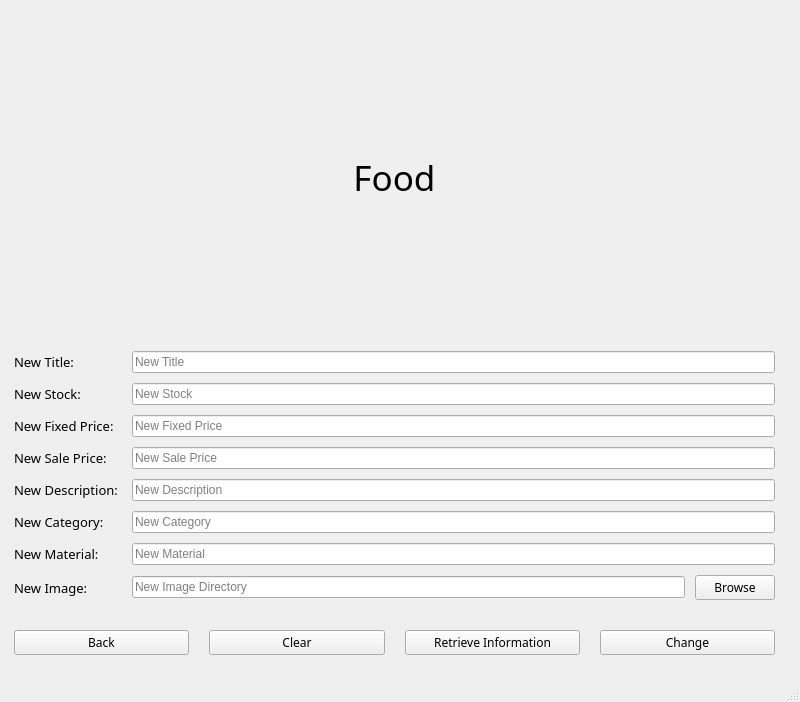
<?xml version="1.0" encoding="UTF-8"?>
<ui version="4.0">
 <class>MainWindow</class>
 <widget class="QMainWindow" name="MainWindow">
  <property name="geometry">
   <rect>
    <x>0</x>
    <y>0</y>
    <width>800</width>
    <height>702</height>
   </rect>
  </property>
  <property name="windowTitle">
   <string>MainWindow</string>
  </property>
  <widget class="QWidget" name="centralwidget">
   <widget class="QWidget" name="gridLayoutWidget">
    <property name="geometry">
     <rect>
      <x>9</x>
      <y>9</y>
      <width>771</width>
      <height>651</height>
     </rect>
    </property>
    <layout class="QGridLayout" name="gridLayout">
     <property name="leftMargin">
      <number>5</number>
     </property>
     <property name="topMargin">
      <number>5</number>
     </property>
     <property name="rightMargin">
      <number>5</number>
     </property>
     <property name="bottomMargin">
      <number>5</number>
     </property>
     <property name="spacing">
      <number>10</number>
     </property>
     <item row="4" column="0">
      <widget class="QLabel" name="lblNewSalePrice">
       <property name="font">
        <font>
         <family>Arial Rounded MT Bold</family>
         <pointsize>10</pointsize>
        </font>
       </property>
       <property name="text">
        <string>New Sale Price: </string>
       </property>
       <property name="margin">
        <number>5</number>
       </property>
      </widget>
     </item>
     <item row="7" column="1" colspan="2">
      <widget class="QLineEdit" name="lEditNewMaterial">
       <property name="placeholderText">
        <string>New Material</string>
       </property>
       <property name="clearButtonEnabled">
        <bool>true</bool>
       </property>
      </widget>
     </item>
     <item row="8" column="0">
      <widget class="QLabel" name="lblNewImage">
       <property name="font">
        <font>
         <family>Arial Rounded MT Bold</family>
         <pointsize>10</pointsize>
        </font>
       </property>
       <property name="text">
        <string>New Image: </string>
       </property>
       <property name="margin">
        <number>5</number>
       </property>
      </widget>
     </item>
     <item row="1" column="0">
      <widget class="QLabel" name="lblNewTitle">
       <property name="font">
        <font>
         <family>Arial Rounded MT Bold</family>
         <pointsize>10</pointsize>
        </font>
       </property>
       <property name="text">
        <string>New Title: </string>
       </property>
       <property name="margin">
        <number>5</number>
       </property>
      </widget>
     </item>
     <item row="2" column="0">
      <widget class="QLabel" name="lblNewStock">
       <property name="font">
        <font>
         <family>Arial Rounded MT Bold</family>
         <pointsize>10</pointsize>
        </font>
       </property>
       <property name="text">
        <string>New Stock: </string>
       </property>
       <property name="margin">
        <number>5</number>
       </property>
      </widget>
     </item>
     <item row="9" column="0" colspan="3">
      <layout class="QHBoxLayout" name="btnHLayout" stretch="0,0,0,0">
       <property name="spacing">
        <number>20</number>
       </property>
       <property name="topMargin">
        <number>20</number>
       </property>
       <item>
        <widget class="QPushButton" name="btnBack">
         <property name="font">
          <font>
           <family>Arial Rounded MT Bold</family>
           <pointsize>9</pointsize>
          </font>
         </property>
         <property name="text">
          <string>Back</string>
         </property>
        </widget>
       </item>
       <item>
        <widget class="QPushButton" name="lblClear">
         <property name="font">
          <font>
           <family>Arial Rounded MT Bold</family>
           <pointsize>9</pointsize>
          </font>
         </property>
         <property name="text">
          <string>Clear</string>
         </property>
        </widget>
       </item>
       <item>
        <widget class="QPushButton" name="btnRefresh">
         <property name="font">
          <font>
           <family>Arial Rounded MT Bold</family>
           <pointsize>9</pointsize>
          </font>
         </property>
         <property name="text">
          <string>Retrieve Information</string>
         </property>
        </widget>
       </item>
       <item>
        <widget class="QPushButton" name="lblChange">
         <property name="font">
          <font>
           <family>Arial Rounded MT Bold</family>
           <pointsize>9</pointsize>
          </font>
         </property>
         <property name="text">
          <string>Change</string>
         </property>
        </widget>
       </item>
      </layout>
     </item>
     <item row="6" column="1" colspan="2">
      <widget class="QLineEdit" name="lEditNewCategory">
       <property name="placeholderText">
        <string>New Category</string>
       </property>
       <property name="clearButtonEnabled">
        <bool>true</bool>
       </property>
      </widget>
     </item>
     <item row="8" column="1">
      <widget class="QLineEdit" name="lEditNewImage">
       <property name="placeholderText">
        <string>New Image Directory</string>
       </property>
       <property name="clearButtonEnabled">
        <bool>true</bool>
       </property>
      </widget>
     </item>
     <item row="3" column="1" colspan="2">
      <widget class="QLineEdit" name="lEditNewFixedPrice">
       <property name="placeholderText">
        <string>New Fixed Price</string>
       </property>
       <property name="clearButtonEnabled">
        <bool>true</bool>
       </property>
      </widget>
     </item>
     <item row="7" column="0">
      <widget class="QLabel" name="lblNewMaterial">
       <property name="font">
        <font>
         <family>Arial Rounded MT Bold</family>
         <pointsize>10</pointsize>
        </font>
       </property>
       <property name="text">
        <string>New Material: </string>
       </property>
       <property name="margin">
        <number>5</number>
       </property>
      </widget>
     </item>
     <item row="6" column="0">
      <widget class="QLabel" name="lblNewCategory">
       <property name="font">
        <font>
         <family>Arial Rounded MT Bold</family>
         <pointsize>10</pointsize>
        </font>
       </property>
       <property name="text">
        <string>New Category: </string>
       </property>
       <property name="margin">
        <number>5</number>
       </property>
      </widget>
     </item>
     <item row="5" column="0">
      <widget class="QLabel" name="lblNewDescription">
       <property name="font">
        <font>
         <family>Arial Rounded MT Bold</family>
         <pointsize>10</pointsize>
        </font>
       </property>
       <property name="text">
        <string>New Description: </string>
       </property>
       <property name="margin">
        <number>5</number>
       </property>
      </widget>
     </item>
     <item row="3" column="0">
      <widget class="QLabel" name="lblNewFixedPrice">
       <property name="font">
        <font>
         <family>Arial Rounded MT Bold</family>
         <pointsize>10</pointsize>
        </font>
       </property>
       <property name="text">
        <string>New Fixed Price: </string>
       </property>
       <property name="margin">
        <number>5</number>
       </property>
      </widget>
     </item>
     <item row="2" column="1" colspan="2">
      <widget class="QLineEdit" name="lEditNewStock">
       <property name="placeholderText">
        <string>New Stock</string>
       </property>
       <property name="clearButtonEnabled">
        <bool>true</bool>
       </property>
      </widget>
     </item>
     <item row="0" column="0" colspan="3">
      <widget class="QLabel" name="lblFoodPicture">
       <property name="sizePolicy">
        <sizepolicy hsizetype="Expanding" vsizetype="Ignored">
         <horstretch>0</horstretch>
         <verstretch>0</verstretch>
        </sizepolicy>
       </property>
       <property name="font">
        <font>
         <family>Arial Rounded MT Bold</family>
         <pointsize>26</pointsize>
        </font>
       </property>
       <property name="text">
        <string>Food</string>
       </property>
       <property name="alignment">
        <set>Qt::AlignCenter</set>
       </property>
      </widget>
     </item>
     <item row="8" column="2">
      <widget class="QPushButton" name="btnBrowseImageFile">
       <property name="font">
        <font>
         <family>Arial Rounded MT Bold</family>
         <pointsize>9</pointsize>
        </font>
       </property>
       <property name="text">
        <string>Browse</string>
       </property>
      </widget>
     </item>
     <item row="1" column="1" colspan="2">
      <widget class="QLineEdit" name="lEditNewTitle">
       <property name="inputMask">
        <string/>
       </property>
       <property name="text">
        <string/>
       </property>
       <property name="placeholderText">
        <string>New Title</string>
       </property>
       <property name="clearButtonEnabled">
        <bool>true</bool>
       </property>
      </widget>
     </item>
     <item row="5" column="1" colspan="2">
      <widget class="QLineEdit" name="lEditNewDescription">
       <property name="placeholderText">
        <string>New Description</string>
       </property>
       <property name="clearButtonEnabled">
        <bool>true</bool>
       </property>
      </widget>
     </item>
     <item row="4" column="1" colspan="2">
      <widget class="QLineEdit" name="lEditNewSalePrice">
       <property name="placeholderText">
        <string>New Sale Price</string>
       </property>
       <property name="clearButtonEnabled">
        <bool>true</bool>
       </property>
      </widget>
     </item>
    </layout>
   </widget>
  </widget>
  <widget class="QStatusBar" name="statusbar"/>
 </widget>
 <resources/>
 <connections/>
</ui>
